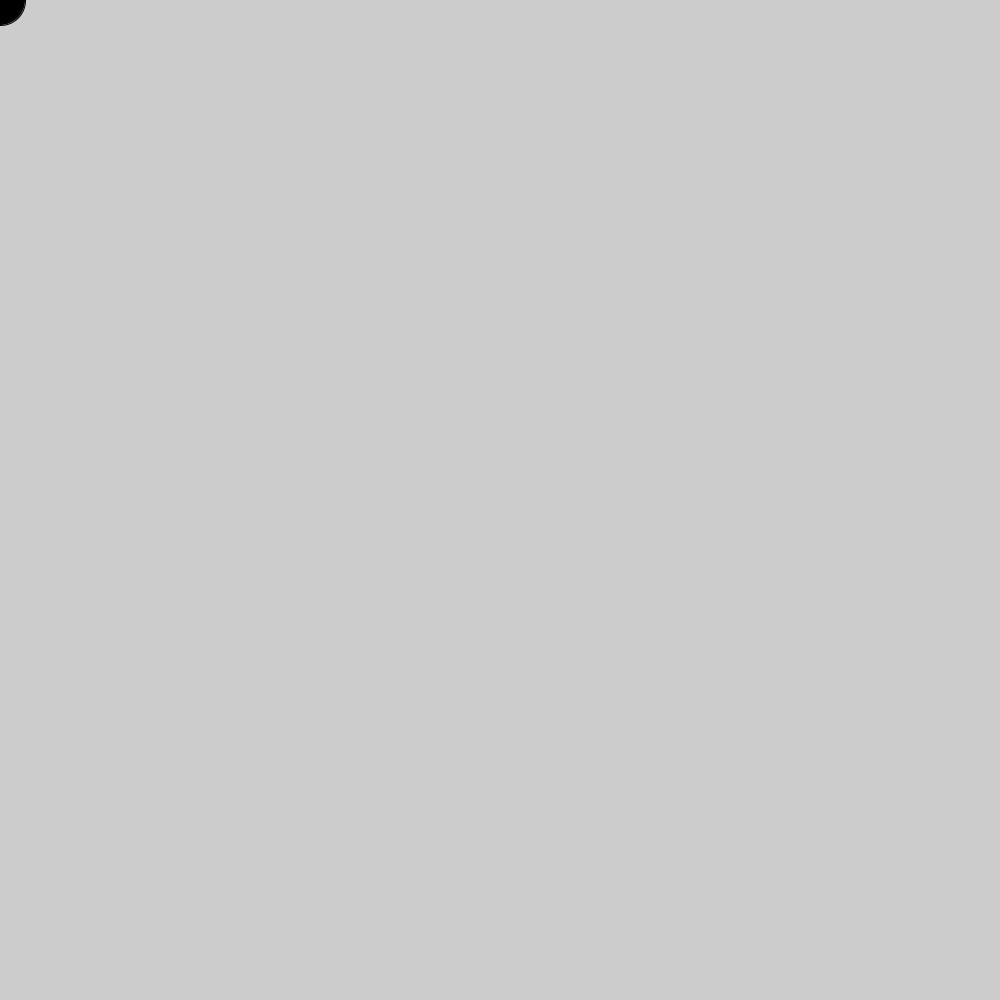
Frame 1 (no input)
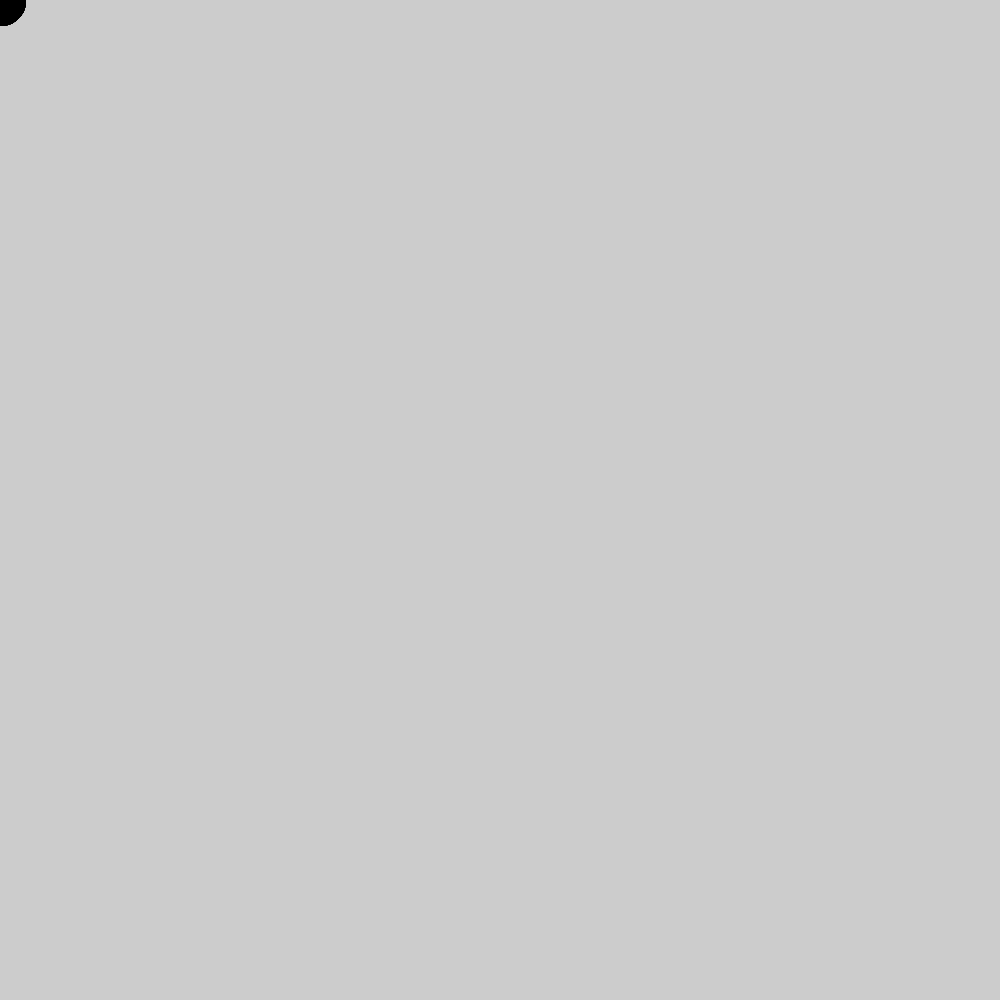
Frame 60 (the mouse pressed at the canvas centre just before this capture)
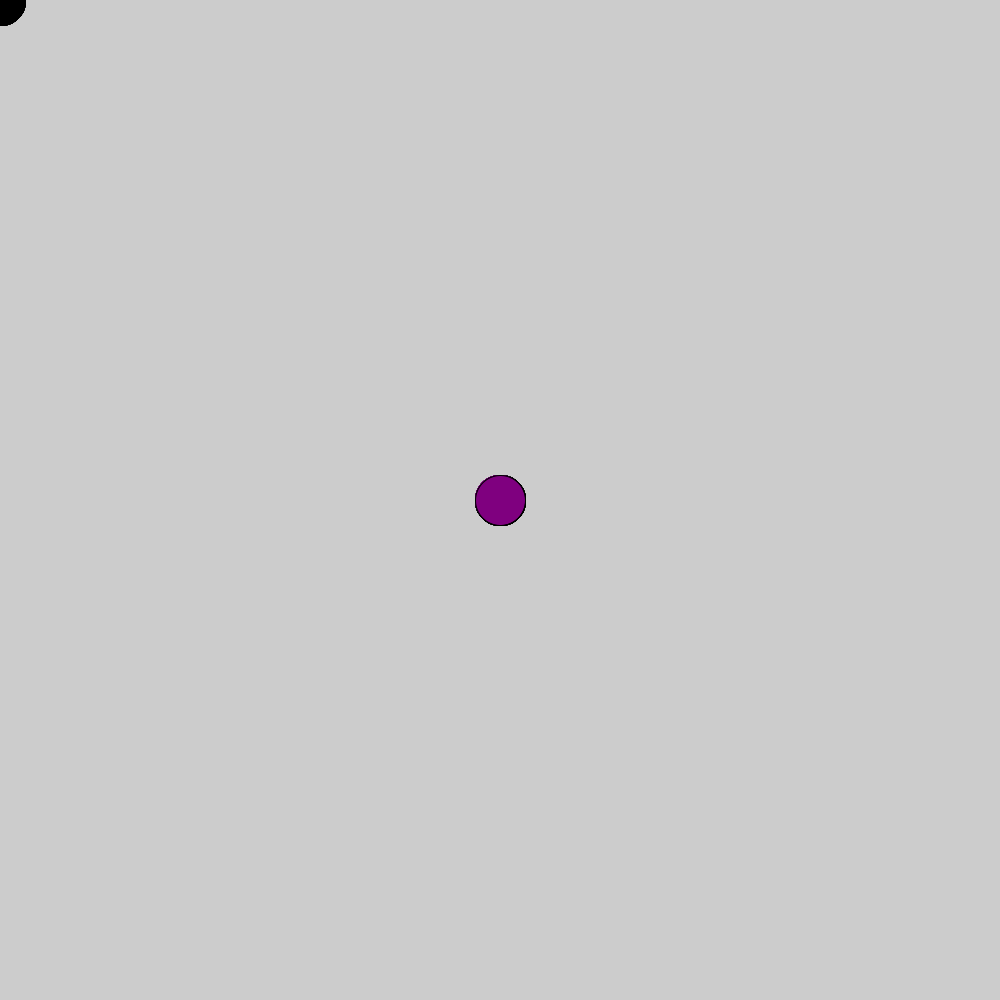
Frame 120 (the mouse held since frame 60 and released just before this capture)

The Processing sketch that drew these frames (run headless with seeded random() and noise(); from frame 60 on, the mouse is pressed at the canvas centre):

// Processing sketch: sketch_181128a
// ── sketch_181128a.pde
CircleMouse circle = new CircleMouse();

void setup()
{
  size(1000, 1000);
}

void draw()
{
  //background(0);
  circle.display();
}

// ── first_Program.pde
class CircleMouse
{
 String name = "CircleMouse"; 
 int xLoc, yLoc;
 int rad = 50;

 
 void display()
 {
  xLoc = mouseX;
  yLoc = mouseY;
  float color1 = map(mouseX, 0, width, 0, 255);
  float color2 = map(mouseY, 0, height, 0, 255);
  fill(color1, ((xLoc - yLoc) / 2), color2);
  ellipse(xLoc, yLoc, rad, rad);
 }
}
